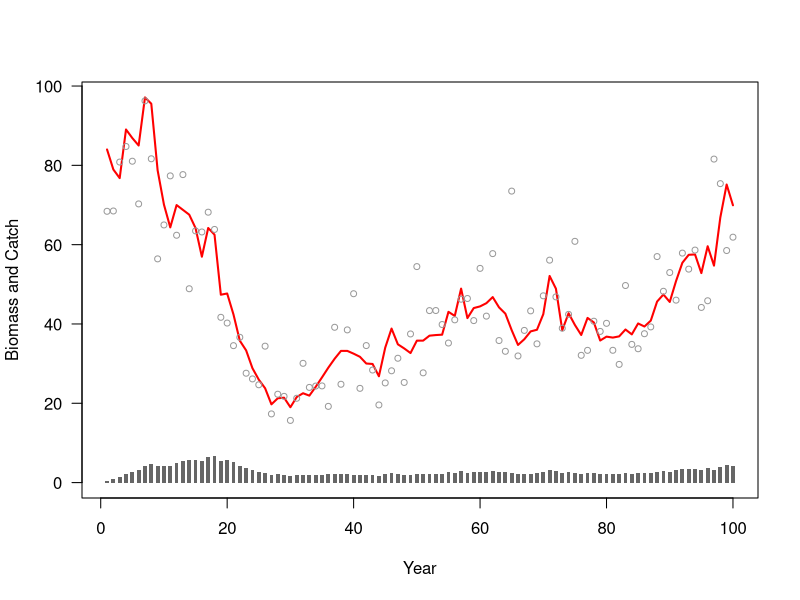

The R source for this figure:
## ---- chunk 1
set.seed(123)

# Create a function to quickly call for generating biomass
prodMod <- function(  Umsy = 0.06, 
                      Bmsy = 42, 
                      procSigma = 0.1, 
                      obsSigma = 0.2,
                      nT = 100 )
{
  # Vectors to hold biomass and catch
  Bt <- numeric( length = nT )
  Ct <- numeric( length = nT )

  # Create a sequence of harvest rates
  Utmult <- c(seq(0.1,2,length = 20),seq(2,1, length = 20), rep(1,nT - 40) )
  Ut <- Utmult * Umsy

  # And draw process errors
  epst <- rnorm(nT-1, sd = procSigma)

  # Initialise at unfished
  Bt[1] <- 2 * Bmsy
  # Take first year's catch
  Ct[1] <- Ut[1] * Bt[1]

  # Now loop and fill remaining years
  for( t in 2:nT )
  {
    # Generate non-stochastic biomass
    Bt[t] <- Bt[t-1] + 2 * Umsy * Bt[t-1] * (1 - Bt[t-1] / Bmsy / 2) - Ct[t-1]
    # Add process errors
    Bt[t] <- Bt[t] * exp( epst[t-1])
    # Take catch
    Ct[t] <- Bt[t] * Ut[t]
  }

  # Draw observation errors
  deltat <- rnorm(nT, sd = obsSigma)

  # Generate absolute index of biomass
  It <- Bt * exp(deltat)

  # Return biomass, catch and model time dimension
  outList <- list(  Bt = Bt,
                    It = It,
                    Ct = Ct,
                    nT = nT )
}

# Generate the biomass
popSP <- prodMod()

# Plot the biomass and catch
plot( x = 1:popSP$nT, y = popSP$Bt, xlab = "Year", ylab = "Biomass and Catch",
      ylim = c(0,max(popSP$Bt)), type = "l", col = "red", lwd = 2, las = 1  )
  rect( xleft = 1:popSP$nT-.3, xright = 1:popSP$nT + .3,
        ybottom = 0, ytop = popSP$Ct, col = "grey40", border = NA )
  points( x = 1:popSP$nT, y = popSP$It, pch = 21, col = "grey60",
          cex = .8 )

